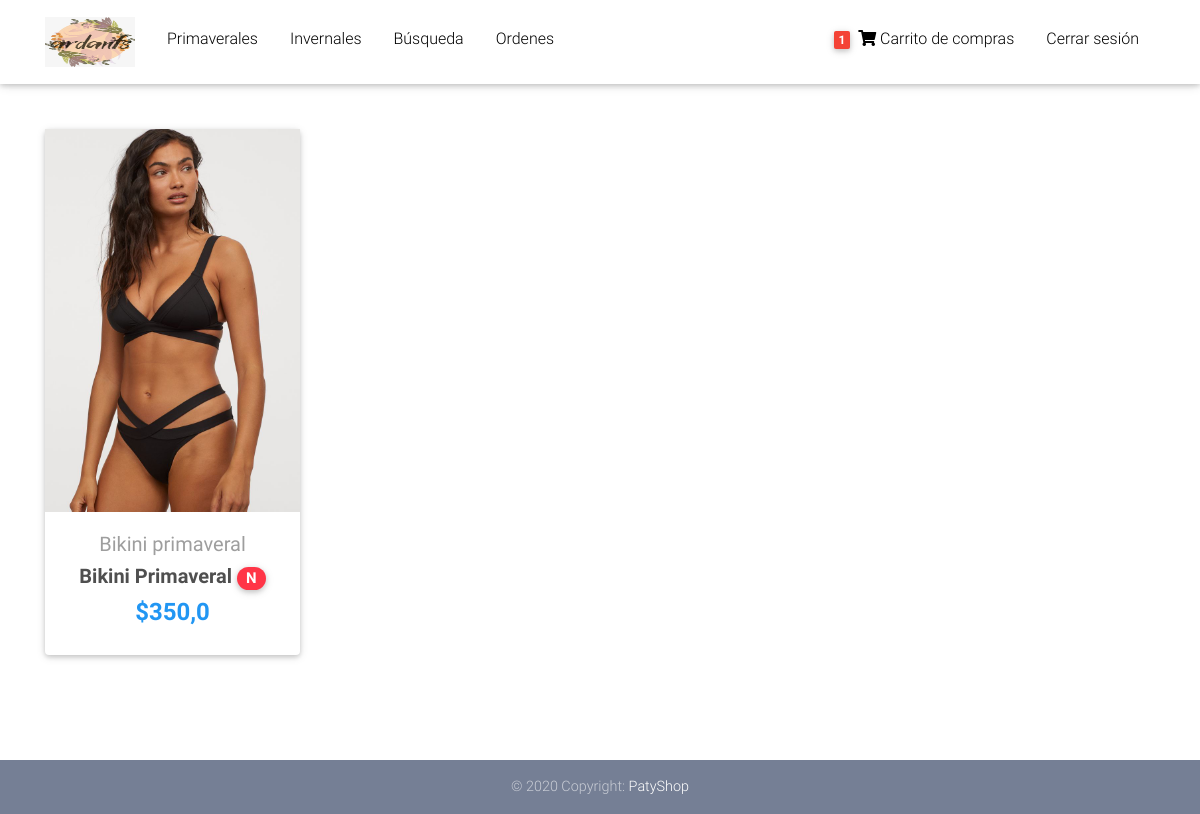
Before: / (signed in) with the older database file.
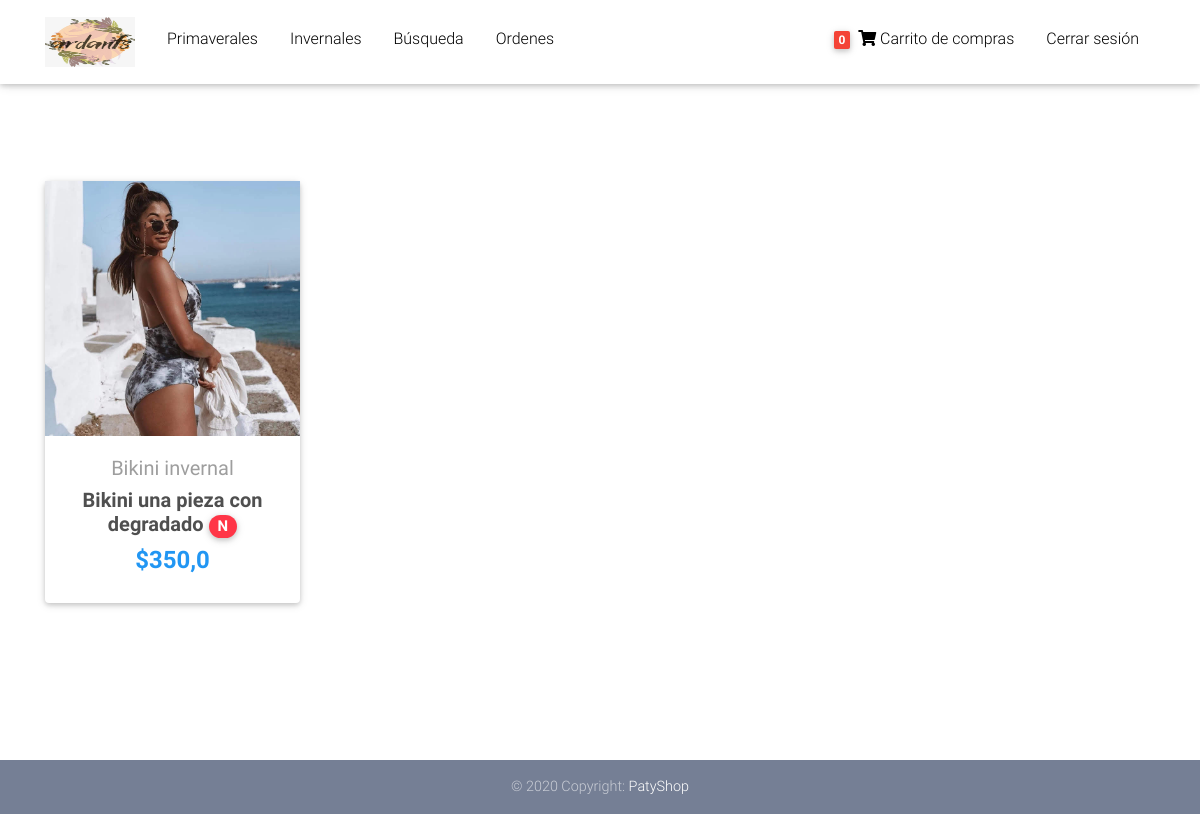
After: the same page with the newer database file.
### core/models.py (models this page shows, shortened)
class Order(models.Model):
    user = models.ForeignKey(settings.AUTH_USER_MODEL, on_delete= models.CASCADE)
    ref_code = models.CharField(max_length=30)
    ordered = models.BooleanField(default=False)
    items = models.ManyToManyField(OrderItem)
    start_date = models.DateTimeField(auto_now= True)
    ordered_date = models.DateTimeField()
    shipping_address = models.ForeignKey('Address', related_name="shipping_address" ,on_delete=models.CASCADE, blank = True, null = True)
    payment = models.ForeignKey('Payment', on_delete=models.CASCADE, blank = True, null = True)
    sent_price = models.IntegerField(blank = True, null = True)
    sent = models.BooleanField(default=False)

class Item(models.Model):
    title = models.CharField(max_length = 100, verbose_name = "Nombre del articulo")
    price = models.FloatField(verbose_name = "Precio")
    discount_price = models.FloatField(blank=True, null=True, verbose_name = "Precio de descuento")
    category = models.CharField(choices=CATEGORY_CHOICES, max_length = 2, verbose_name = "Categorias")
    label = models.CharField(choices=LABEL_CHOICES, max_length = 2, verbose_name = "Nuevo o en oferta?")
    slug = models.SlugField(verbose_name = "Link")
    description = models.TextField(verbose_name = "Descripcion")
    image = models.ImageField(blank = True, null = True)
    image2 = models.ImageField(blank = True, null = True)
    image3 = models.ImageField(blank = True, null = True)
    stock = models.IntegerField(default = 1, verbose_name = "En bodega")
    class Meta:
        verbose_name = "Producto"
        verbose_name_plural = "Productos"
    def get_absolute_url(self):
        return reverse("core:product_page", kwargs={
            'slug':self.slug
        })

### core/views.py (the view)
# urls.py: path('', HomeView.as_view() , name="home"),
class HomeView(ListView):
    model = Item
    paginate_by = 4
    template_name = "home-page.html"

### core/templatetags/cart_template_cart.py (called while the page is built)
@register.filter
def cart_item_count(user):
    if user.is_authenticated:
        qs = Order.objects.filter(user = user, ordered = False)
        if qs.exists():
            return qs[0].items.count()
    return 0

### templates/home-page.html (shortened to what this page needs)
{% extends 'base.html' %}
{% load static %}
{% block content %}
<main style="height:80vh; justify-content: center; align-content: center; align-items: center; flex-flow: column; display: flex;">
  <div class="container">
    <section class="text-center mb-4">
      <div class="row wow fadeIn">
        {% for item in object_list %}
        {% if item.stock > 0 %}
          <div class="col-lg-3 col-md-6 mb-4">
            <div class="card">
              <div class="view overlay">
                <img height="100%" width="100% " src="{{item.image.url}}" class="card-image">
              </div>
              <div class="card-body text-center">
                <a class="grey-text">
                  <h5>{{item.get_category_display}}</h5>
                </a>
                <h5>
                  <strong>
                    <a href="{{item.get_absolute_url}}" class="dark-grey-text">{{item.title}}
                      <span class="badge badge-pill danger-color">{{item.label}}</span>
                    </a>
                  </strong>
                </h5>
                <h4 class="font-weight-bold blue-text">
                  <strong>
                    {% if item.discount_price %}
                      ${{item.discount_price}}
                    {% else %}
                      ${{item.price}}
                    {% endif %}
                  </strong>
                </h4>
              </div>
            </div>
          </div>
        {%endif%}
        {% endfor %}
    </section>
  </div>
</main>
{% endblock %}

### templates/base.html (shortened to what this page needs)
{% load static %}
{% load cart_template_cart %}
<!DOCTYPE html>
<html lang="en">
<head>
    <link rel="stylesheet" href="https://use.fontawesome.com/releases/v5.11.2/css/all.css">
    <link href=" {% static 'css/bootstrap.min.css' %}" rel="stylesheet">
    <link href=" {% static 'css/mdb.min.css' %}" rel="stylesheet">
    <link href=" {% static 'css/style.min.css' %}" rel="stylesheet">
    <link href="{% static 'css/style.css' %}" rel="stylesheet" />
</head>
<body>
  <nav class="navbar fixed-top navbar-expand-lg navbar-light white scrolling-navbar">
    <div class="container">
      <a class="navbar-brand" href="/">
        <img src="{% static 'img/logo.jpeg' %}" width="90" height="50" alt="">
      </a>
      <div class="collapse navbar-collapse" id="navbarSupportedContent">
        <ul class="left">
          <li>
            <a class="nav-link waves-effect active" href="/items/?filter=P">Primaverales</a>
          </li>
          <li>
            <a class="nav-link waves-effect active" href="/items/?filter=I">Invernales</a>
          </li>
          <li>
            <a class="nav-link waves-effect active" href="/search">Búsqueda</a>
          </li>
          {% if request.user.is_authenticated %}
          <li>
            <a class="nav-link waves-effect active" href="/myorders">Ordenes</a>
          </li>
          {% endif %}
        </ul>
        <ul class="right">
          {% if request.user.is_authenticated %}
            <li>
              <a class="nav-link waves-effect" href="{% url 'core:order-summary' %}">
                <span class="badge red z-depth-1 mr-1"> {{request.user|cart_item_count}} </span>
                <i class="fas fa-shopping-cart"></i>
                <span> Carrito de compras </span>
              </a>
            </li>
            <li>
              <a class="nav-link waves-effect" href="{% url 'account_logout' %}">
                <span> Cerrar sesión </span>
              </a>
            </li>
          {% endif %}
        </ul>
      </div>
    </div>
  </nav>
  <div class="mt-5 pt-5">
    </div>
    <div id="content" style="min-height: 79vh;">
        {% block content %}{% endblock %}
    </div>
  <footer class="page-footer text-center font-small mt-4 wow fadeIn">
    <div class="footer-copyright py-3">
      © 2020 Copyright:
      <a href="https://mdbootstrap.com/education/bootstrap/" target="_blank"> PatyShop</a>
    </div>
  </footer>
</body>
</html>

### static_in_env/css/style.css (style rules this page uses)
html, body, .view { height: 100%; }
.left { display: flex; list-style: none; justify-content: center; align-content: center; align-items: center; padding: 0; margin: 0; width: 50%; justify-content: flex-start; }
.left li a { color: black !important; }
.right { display: flex; list-style: none; justify-content: center; align-content: center; align-items: center; padding: 0; margin: 0; width: 50%; justify-content: flex-end; }
.right li a { color: black !important; }
.page-footer { background-color: #929FBA; }

### templates/base.html (style rules this page uses)
html, body, header, .carousel { height: 60vh; }

Changed rows visible on the page:
removed Item: image (picture), category "Bikini primaveral", title "Bikini Primaveral", label "N", price "350,0"
added Item: image (picture), category "Bikini invernal", title "Bikini una pieza con degradado", label "N", price "350,0"
Other visible differences:
{{ request.user|cart_item_count }}: "1" → "0"
